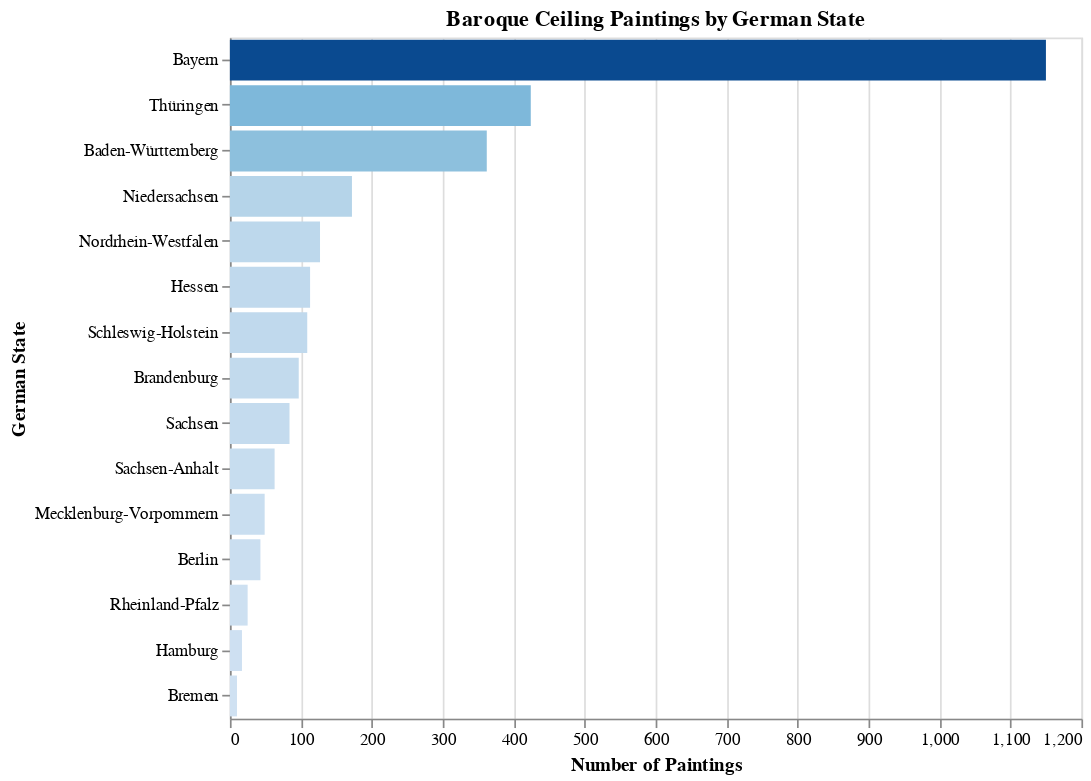

Notebook code cell kept with this figure:
### Markdown cell above
---
# Analysis Queries

Now that the database is loaded, we can run analytical queries using DuckDB SQL with Polars DataFrames as output.

## Data Sources
- **CbDD Tables**: `paintings`, `persons`, `buildings`, `rooms`, `ensembles`, `subjects`, and junction tables
- **Bildindex Tables**: `bi_items`, `bi_buildings`, `bi_painters`, `bi_subjects`, `bi_gnd_overlaps`

## Cross-Reference Capability
Join CbDD and Bildindex data via shared GNDs (German National Library identifiers):
- `paintings.creatorGnds` ↔ `bi_painters.painter_gnd`
- `paintings.locationGnds` ↔ `bi_buildings.building_gnd`

### Code cell
# =============================================================================
# CELL 9: Geographic Analysis - Paintings by German State
# =============================================================================

print("🗺️ GEOGRAPHIC DISTRIBUTION")
print("=" * 60)

geo_df = con.execute("""
    SELECT 
        location_state,
        COUNT(*) as painting_count,
        COUNT(DISTINCT building_id) as building_count,
        MIN(year_start) as earliest,
        MAX(year_end) as latest,
        ROUND(AVG(year_start), 0) as avg_year
    FROM paintings
    WHERE location_state IS NOT NULL
    GROUP BY location_state
    ORDER BY painting_count DESC
""").pl()

print(geo_df)

# Visualization
if len(geo_df) > 0:
    chart = alt.Chart(geo_df.to_pandas()).mark_bar().encode(
        x=alt.X('painting_count:Q', title='Number of Paintings'),
        y=alt.Y('location_state:N', sort='-x', title='German State'),
        color=alt.Color('painting_count:Q', scale=alt.Scale(scheme='blues'), legend=None),
        tooltip=['location_state', 'painting_count', 'building_count', 'earliest', 'latest']
    ).properties(
        title='Baroque Ceiling Paintings by German State',
        width=500,
        height=400
    )
    ipython_display(chart)

### Figure 1 — Vega-Lite specification as saved in the notebook (floating-point values rounded to 4 significant figures)
{"config": {"view": {"continuousWidth": 300, "continuousHeight": 300}}, "data": {"name": "data-fe164354d6b25a17e1619a7311be5ab1"}, "mark": {"type": "bar"}, "encoding": {"color": {"field": "painting_count", "legend": null, "scale": {"scheme": "blues"}, "type": "quantitative"}, "tooltip": [{"field": "location_state", "type": "nominal"}, {"field": "painting_count", "type": "quantitative"}, {"field": "building_count", "type": "quantitative"}, {"field": "earliest", "type": "quantitative"}, {"field": "latest", "type": "quantitative"}], "x": {"field": "painting_count", "title": "Number of Paintings", "type": "quantitative"}, "y": {"field": "location_state", "sort": "-x", "title": "German State", "type": "nominal"}}, "height": 400, "title": "Baroque Ceiling Paintings by German State", "width": 500, "$schema": "https://vega.github.io/schema/vega-lite/v6.1.0.json", "datasets": {"data-fe164354d6b25a17e1619a7311be5ab1": [{"location_state": "Bayern", "painting_count": 1150, "building_count": 101, "earliest": 1500, "latest": 2004, "avg_year": 1656.0}, {"location_state": "Thüringen", "painting_count": 424, "building_count": 52, "earliest": 1459, "latest": 1921, "avg_year": 1701.0}, {"location_state": "Baden-Württemberg", "painting_count": 362, "building_count": 80, "earliest": 1534, "latest": 1972, "avg_year": 1735.0}, {"location_state": "Niedersachsen", "painting_count": 172, "building_count": 35, "earliest": 1506, "latest": 1973, "avg_year": 1649.0}, {"location_state": "Nordrhein-Westfalen", "painting_count": 127, "building_count": 31, "earliest": 1590, "latest": 1866, "avg_year": 1708.0}, {"location_state": "Hessen", "painting_count": 113, "building_count": 22, "earliest": 1546, "latest": 1999, "avg_year": 1717.0}, {"location_state": "Schleswig-Holstein", "painting_count": 109, "building_count": 44, "earliest": 1575, "latest": 1810, "avg_year": 1708.0}, {"location_state": "Brandenburg", "painting_count": 97, "building_count": 8, "earliest": 1687, "latest": 1972, "avg_year": 1760.0}, {"location_state": "Sachsen", "painting_count": 84, "building_count": 22, "earliest": 1559, "latest": 1780, "avg_year": 1628.0}, {"location_state": "Sachsen-Anhalt", "painting_count": 63, "building_count": 9, "earliest": 1570, "latest": 1788, "avg_year": 1682.0}, {"location_state": "Mecklenburg-Vorpommern", "painting_count": 49, "building_count": 6, "earliest": 1600, "latest": 1784, "avg_year": 1724.0}, {"location_state": "Berlin", "painting_count": 43, "building_count": 7, "earliest": 1680, "latest": 1795, "avg_year": 1729.0}, {"location_state": "Rheinland-Pfalz", "painting_count": 25, "building_count": 5, "earliest": 1696, "latest": 1786, "avg_year": 1737.0}, {"location_state": "Hamburg", "painting_count": 17, "building_count": 11, "earliest": 1622, "latest": 1775, "avg_year": 1675.0}, {"location_state": "Bremen", "painting_count": 10, "building_count": 2, "earliest": 1577, "latest": 1750, "avg_year": 1606.0}]}}
